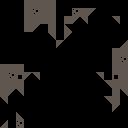

A 2D game scene composited from a Tiled map and its tileset images. What follows is a short description and the map's XML, with every tile layer's data as written:
An orthogonal 16x16 tile map with 8x8 px tiles, 1 tile layer (Tile Layer 1).

<map version="1.8" tiledversion="1.8.2" orientation="orthogonal" renderorder="right-down" width="16" height="16" tilewidth="8" tileheight="8" infinite="0" nextlayerid="2" nextobjectid="1">
 <tileset firstgid="1" source="../tileset 1.tsx" />
 <layer id="1" name="Tile Layer 1" width="16" height="16">
  <data encoding="csv">
0,0,0,72,72,72,72,0,0,0,0,0,0,0,0,0,
0,0,0,72,73,72,72,0,0,73,72,57,0,0,0,0,
0,0,0,72,72,72,72,0,72,57,56,0,0,0,56,0,
0,0,0,72,57,0,72,0,41,0,0,0,0,0,0,0,
0,0,0,0,0,0,56,0,57,0,0,0,0,0,0,0,
0,0,0,0,0,0,0,57,0,0,0,0,0,0,0,40,
0,0,0,0,0,0,0,0,0,0,0,0,0,0,72,72,
0,0,0,0,0,0,0,0,0,0,0,0,0,0,72,73,
72,72,72,0,0,0,0,0,0,0,0,0,0,0,72,72,
72,73,89,57,56,0,0,0,0,0,0,0,56,0,89,72,
72,72,72,0,0,0,0,0,0,0,0,0,0,56,72,72,
72,57,56,0,0,0,0,0,0,0,0,0,0,0,72,56,
56,0,0,0,0,0,0,0,0,0,0,0,0,56,72,0,
0,0,0,0,0,0,0,0,0,0,0,0,0,0,57,0,
0,0,41,0,0,0,0,0,0,0,0,0,0,0,0,0,
40,0,73,0,0,0,0,0,0,0,0,0,0,0,0,0
</data>
 </layer>
</map>
